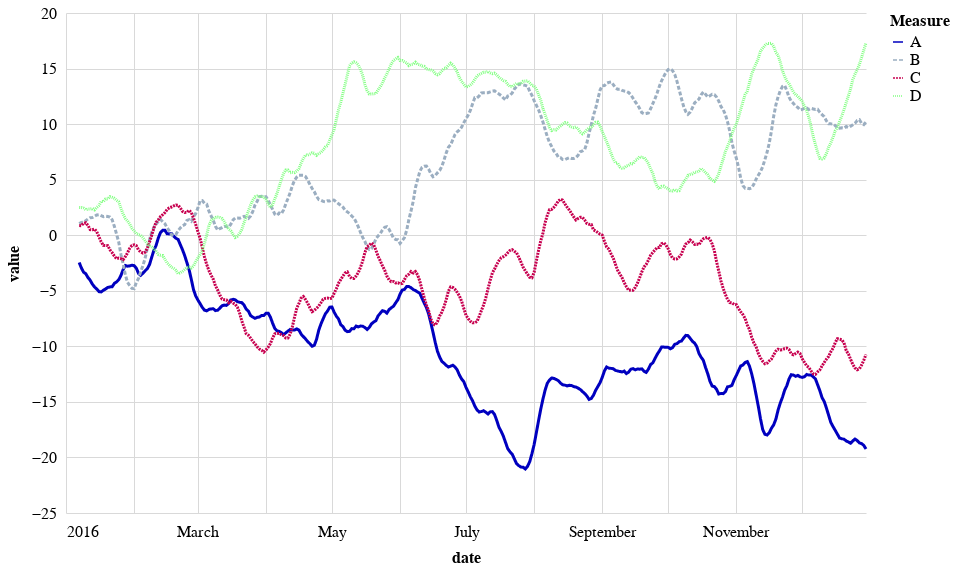

Write notebook code for a chart like this one.
### Code cell
rs = np.random.RandomState(365)
values = rs.randn(365, 4).cumsum(axis=0)
dates = pd.date_range("1 1 2016", periods=365, freq="D")
dataset = pd.DataFrame(values, dates, columns=["A", "B", "C", "D"])
dataset = dataset.rolling(7).mean()
dataset = dataset.reset_index().rename({"index": "date"},axis=1)

alt.Chart(dataset).mark_line(size=3).transform_fold(
    ['A',
     'B',
     'C',
     'D'],
    as_ = ['Measure', 'value']
).encode(
    x='date:T',
    y='value:Q',
    color='Measure:N',
    strokeDash="Measure:N"
).properties(
    width=800,
    height=500
)

### Figure 1 — Vega-Lite specification as saved in the notebook (floating-point values rounded to 4 significant figures; data arrays with more than 128 entries replaced by an {"elided": "..."} marker saying what was removed)
{"config": {"view": {"stroke": false}, "background": "white", "arc": {"fill": "#0000bf"}, "area": {"fill": "#0000bf"}, "bar": {"fill": "#0000bf"}, "boxplot": {"fill": "#0000bf"}, "circle": {"fill": "#0000bf"}, "line": {"stroke": "#0000bf"}, "mark": {"tooltip": true}, "path": {"stroke": "#0000bf"}, "point": {"stroke": "#0000bf"}, "rect": {"fill": "#0000bf"}, "rule": {"fill": "#0000bf"}, "shape": {"stroke": "#0000bf"}, "square": {"stroke": "#0000bf"}, "symbol": {"fill": "#0000bf"}, "title": {"font": "Arial", "color": "#000000", "fontSize": 25.0, "anchor": "start", "offset": 10}, "axis": {"titleFont": "Arial", "titleColor": "#000000", "titleFontSize": 16.0, "labelFont": "Arial", "labelColor": "#000000", "labelFontSize": 16.0, "gridColor": "#d9d9d9", "domainColor": "#000000", "tickColor": "#fff", "labelPadding": 10, "titlePadding": 10, "ticks": false, "domain": false}, "header": {"labelFont": "Arial", "titleFont": "Arial", "labelFontSize": 20, "titleFontSize": 20}, "legend": {"titleFont": "Arial", "titleColor": "#000000", "titleFontSize": 16.0, "labelFont": "Arial", "labelColor": "#000000", "labelFontSize": 16.0}, "range": {"category": ["#0000bf", "#9baec1", "#c7014f", "#83ff83", "#9999ff", "#6c7d8c", "#ff9ec4", "#009600"], "diverging": {"elided": "256 str values"}, "heatmap": {"elided": "256 str values"}, "ramp": {"elided": "256 str values"}, "ordinal": ["#c7014f", "#d23340", "#dd6530", "#e89621", "#f3c811", "#fefa02", "#d2ec00", "#a0d800", "#6ec300", "#3caf00", "#0a9a00"]}}, "data": {"name": "data-dfb881a59c3efd0cd0c3684f1f4dbaef"}, "mark": {"type": "line", "size": 3}, "encoding": {"color": {"field": "Measure", "type": "nominal"}, "strokeDash": {"field": "Measure", "type": "nominal"}, "x": {"field": "date", "type": "temporal"}, "y": {"field": "value", "type": "quantitative"}}, "height": 500, "transform": [{"fold": ["A", "B", "C", "D"], "as": ["Measure", "value"]}], "width": 800, "$schema": "https://vega.github.io/schema/vega-lite/v4.17.0.json", "datasets": {"data-dfb881a59c3efd0cd0c3684f1f4dbaef": {"elided": "365 records"}}}
